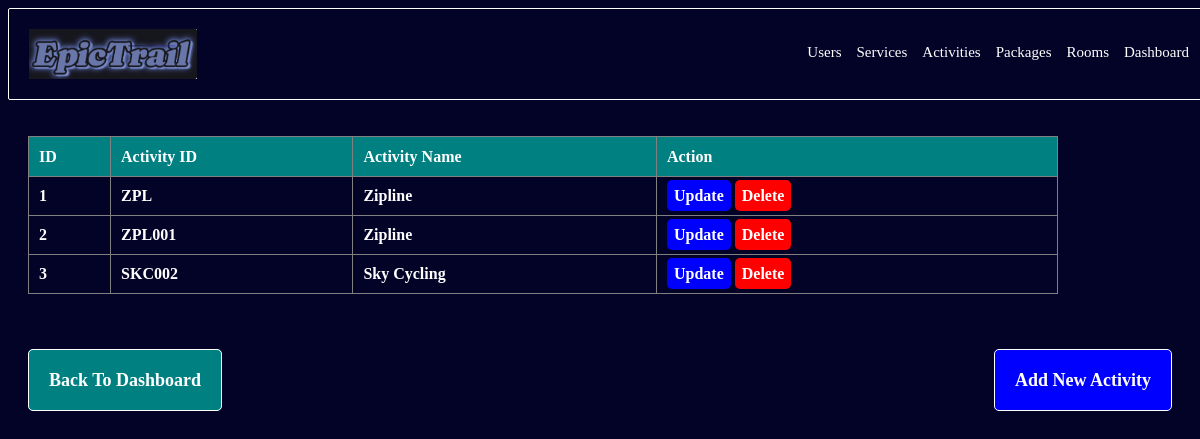
/activities/, run on an earlier commit of the app's database.
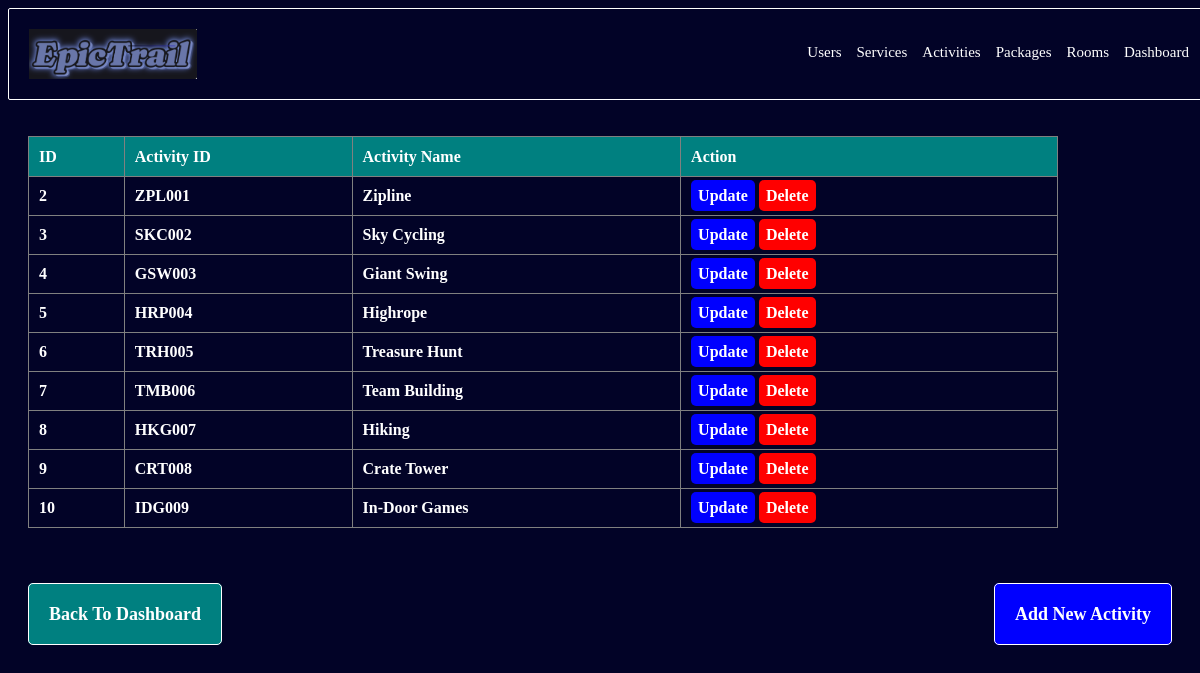
And on a later commit of the database.
### myApp/models.py (models this page shows, shortened)
class Activities(models.Model):
    id = models.AutoField(primary_key=True)
    activity_id = models.CharField(max_length=5, unique=True)
    name = models.CharField(max_length=20)

### myApp/views.py (the view)
# urls.py: path('activities/', views.activities, name='activities'),
def activities(request):
    activities = Activities.objects.all()
    return render(request, 'activities.html', {'activities': activities})

### myApp/templates/activities.html (shortened to what this page needs)
{% load  static %}
<!DOCTYPE html>
<html lang="en">
<head>
    <link rel="stylesheet" href="{% static 'css/styles.css' %}">
</head>
<body>
    <div class="navbar">
        <div class="logo">
            {% load static %}
          <img src="{% static 'images/EpicTrail.png' %}" alt="Logo Img">
        </div>
        <div class="nav-links">
            <ul>
                <li><a href="{% url 'users' %}">Users</a></li>
                <li><a href="{% url 'services' %}">Services</a></li>
                <li><a href="{% url 'activities' %}">Activities</a></li>
                <li><a href="{% url 'packages' %}">Packages</a></li>
                <li><a href="{% url 'rooms' %}">Rooms</a></li>
                <li><a href="{% url 'admin_dashboard' %}">Dashboard</a></li>
            </ul>
        </div>
      </div><br>
    <div class="content">
        <div class="table">
            <table border="1">
                <thead>
                    <tr>
                        <th>ID</th>
                        <th>Activity ID</th>
                        <th>Activity Name</th>
                        <th>Action</th>
                    </tr>
                </thead>
                <tbody>
                    {% for activity in activities %}
                    <tr>
                        <td>{{ activity.id }}</td>
                        <td>{{ activity.activity_id }}</td>
                        <td>{{ activity.name }}</td>
                        <td>
                            <a href="{% url 'update_activity' activity.id %}" class="update">Update</a>
                            <a href="{% url 'delete_activity' activity.id %}" class="delete">Delete</a>
                        </td>
                    </tr>
                    {% endfor %}
                </tbody>
            </table>
        </div>
    </div><br><br>
    <div class="links">
        <div class="back"><a href="{% url 'admin_dashboard' %}" class="back">Back To Dashboard</a></div>
        <div class="adding"><a href="{% url 'add_activity' %}" class="adding">Add New Activity</a></div>
    </div>
</body>
</html>

### myApp/static/css/styles.css (style rules this page uses)
body { background: rgb(2, 3, 39); color: #fff; background-size: cover; background-position: center; background-repeat: no-repeat; }
.table { padding-top: 100px; padding: 20px; }

### myApp/templates/activities.html (style rules this page uses)
.content { gap: 10px; padding-top: 90px; }
tbody tr td a { text-decoration: none; color: #fff; background-color: #00f; padding: 7px; border-radius: 5px; }

What changed in the data, as far as the page shows it:
removed Activities: id "1", activity_id "ZPL", name "Zipline"
added Activities: id "4", activity_id "GSW003", name "Giant Swing"
added Activities: id "5", activity_id "HRP004", name "Highrope"
added Activities: id "6", activity_id "TRH005", name "Treasure Hunt"
added Activities: id "7", activity_id "TMB006", name "Team Building"
added Activities: id "8", activity_id "HKG007", name "Hiking"
added Activities: id "9", activity_id "CRT008", name "Crate Tower"
added Activities: id "10", activity_id "IDG009", name "In-Door Games"
